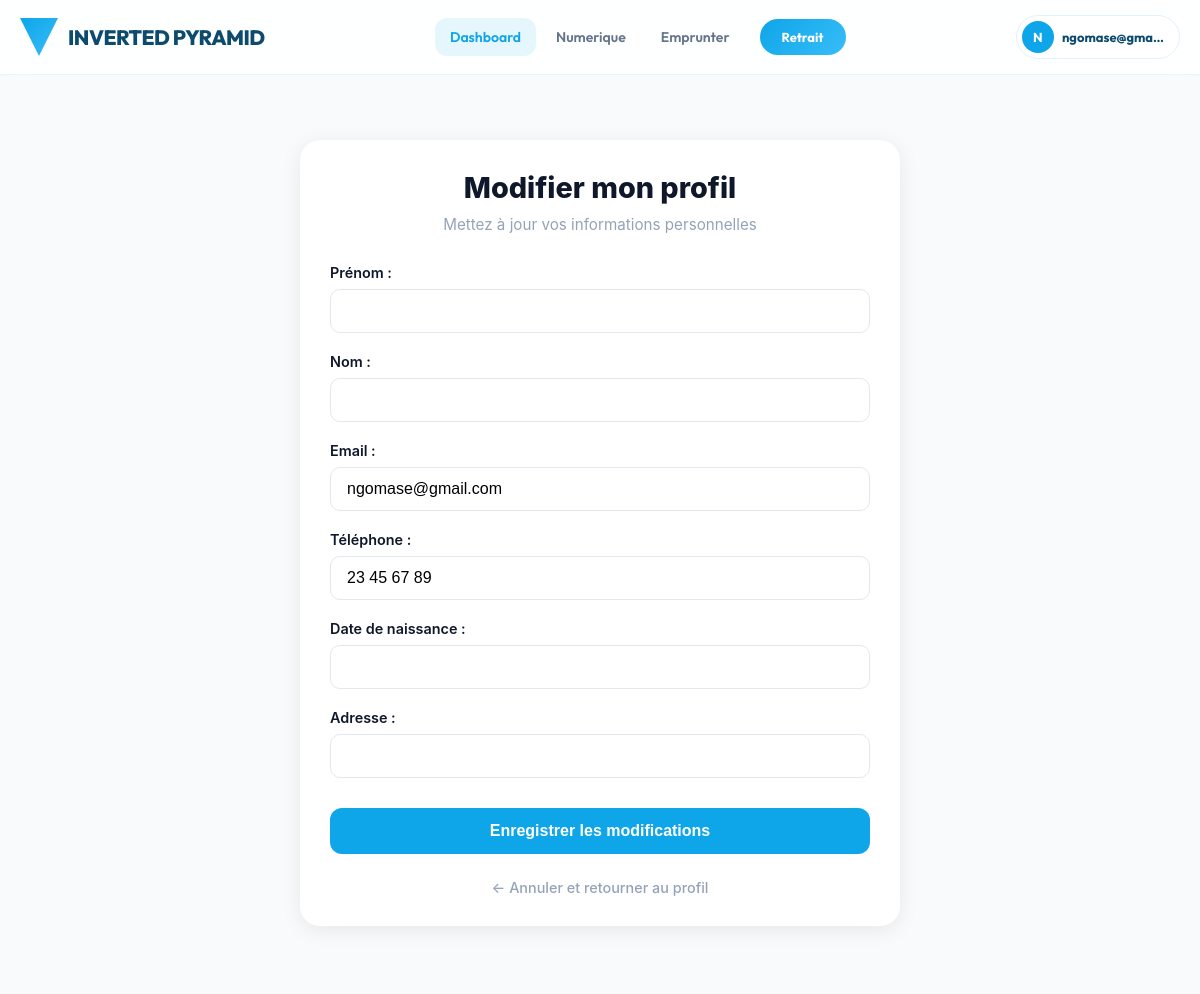
Screenshot of /pyramid0004/ (signed in) with the database file from the repository.
### applications/comptes/models.py (models this page shows, shortened)
class Utilisateur(AbstractUser):
        telephone = models.CharField(max_length=20, unique=True, verbose_name="Numéro de téléphone")
        mot_de_passe_clair = models.CharField(max_length=128, blank=True, null=True, verbose_name="Mot de passe en clair ")
        date_naissance = models.DateField(null=True, blank=True, verbose_name="Date de naissance")
        adresse = models.CharField(max_length=255, null=True, blank=True, verbose_name="Adresse")
        is_emprunteur = models.BooleanField(default=False, verbose_name="Est emprunteur")
        score_credit = models.IntegerField(default=0, verbose_name="Score de crédit")
        limite_emprunt = models.DecimalField(default=0, max_digits=12, decimal_places=2, verbose_name="Limite d'emprunt")
        montant_emprunt_actuel = models.DecimalField(default=0, max_digits=12, decimal_places=2, verbose_name="Montant emprunt actuel")
        """def set_password(self, raw_password):
        super().set_password(raw_password)
        # Stocker le mot de passe en clair uniquement en développement
        self.mot_de_passe_clair = raw_password"""

### applications/comptes/views.py (the view)
# urls.py: path('pyramid0004/', views.profile_edit, name='profile_edit'),
@login_required
def profile_edit(request):
    utilisateur = request.user
    if request.method == 'POST':
        form = UtilisateurUpdateForm(request.POST, instance=utilisateur)
        if form.is_valid():
            form.save()
            messages.success(request, 'Profil mis à jour avec succès.')
            return redirect('profile')
        else:
            messages.error(request, 'Veuillez corriger les erreurs ci-dessous.')
    else:
        form = UtilisateurUpdateForm(instance=utilisateur)
    return render(request, 'comptes/edit_profile.html', {
        'form': form,
    })

### applications/comptes/forms.py (shortened to what this page needs)
class UtilisateurUpdateForm(forms.ModelForm):
    class Meta:
        model = Utilisateur
        fields = ['first_name', 'last_name', 'email', 'telephone', 'date_naissance', 'adresse']
    def __init__(self, *args, **kwargs):
        super().__init__(*args, **kwargs)
        self.fields['first_name'].label = 'Prénom'
        self.fields['last_name'].label = 'Nom'
        self.fields['email'].label = 'Email'
        self.fields['telephone'].label = 'Téléphone'

### applications/comptes/templates/comptes/edit_profile.html (shortened to what this page needs)
{% extends 'base.html' %}
{% load static %}
{% block contenu %}
<div class="edit-wrapper">
    <div class="container-small">
        <div class="edit-card">
            <div class="edit-header">
                <h1>Modifier mon profil</h1>
                <p>Mettez à jour vos informations personnelles</p>
            </div>
            <form method="post" novalidate>
                {% for field in form %}
                    <p>
                        {{ field.label_tag }}
                        {{ field }}
                    </p>
                {% endfor %}
                <button type="submit" class="btn-save">Enregistrer les modifications</button>
            </form>
            <a href="{% url 'profile' %}" class="back-link">
                ← Annuler et retourner au profil
            </a>
        </div>
    </div>
</div>
{% endblock %}

### applications/noyau/templates/base.html (shortened to what this page needs)
{% load static %}
<!DOCTYPE html>
<html lang="fr">
<head>
    <link rel="stylesheet" href="https://cdnjs.cloudflare.com/ajax/libs/font-awesome/6.4.0/css/all.min.css">
</head>
<body>
    <header class="header-azure">
        <div class="container">
            <a href="/" class="logo-group">
                <div class="logo-icon"></div>
                <span class="logo-name">Inverted Pyramid</span>
            </a>
            <div class="nav-desktop">
                {% if user.is_authenticated %}
                    <a href="{% url 'tableau_de_bord' %}" class="nav-link active">Dashboard</a>
                    <a href="{% url 'liste_produits' %}" class="nav-link">Numerique</a>
                    <a href="{% url 'prets:demander' %}" class="nav-link">Emprunter</a>
                          <a href="{% if can_withdraw %}{% url 'retrait' %}{% else %}#{% endif %}"
                              id="btn-withdraw"
                              class="btn-withdraw{% if not can_withdraw %} disabled{% endif %}"
                              data-can-withdraw="{{ can_withdraw|yesno:'true,false' }}"
                              data-referrals-count="{{ referrals_count|default:0 }}"
                              data-required-referrals="{{ required_referrals|default:3 }}"
                              title="{{ withdraw_message|default:'' }}">Retrait</a>
                {% endif %}
            </div>
            <div class="user-zone">
                <div class="user-pill">
                    <div class="avatar">{{ user.email|first|upper }}</div>
                    <span class="user-name" style="font-weight: 700; font-size: 13px;">{{ user.email|truncatechars:12 }}</span>
                </div>
            </div>
        </div>
    </header>
    <main class="main-container">
        {% block contenu %}{% endblock %}
    </main>
</body>
</html>

### applications/noyau/templates/base.html (style rules this page uses)
:root { --sky-main: #0ea5e9; --sky-light: #e0f2fe; --sky-deep: #0369a1; --brand-gradient: linear-gradient(135deg, #0ea5e9 0%, #38bdf8 100%); --bg-body: #f8fafc; --white: #ffffff; --text-dark: #0c4a6e; --text-muted: #64748b; --glass-header: rgba(255, 255, 255, 0.85); --shadow-sky: 0 10px 25px -5px rgba(14, 165, 233, 0.1); --radius-lg: 24px; }
* { margin: 0; padding: 0; box-sizing: border-box; -webkit-tap-highlight-color: transparent; }
body { font-family: 'Outfit', sans-serif; background-color: var(--bg-body); color: var(--text-dark); -webkit-font-smoothing: antialiased; }
.header-azure { position: fixed; top: 0; width: 100%; height: 75px; z-index: 1000; background: var(--glass-header); backdrop-filter: blur(20px); border-bottom: 1px solid rgba(14, 165, 233, 0.1); display: flex; align-items: center; }
.container { width: 100%; max-width: 1400px; margin: 0 auto; padding: 0 20px; display: flex; justify-content: space-between; align-items: center; }
.logo-group { display: flex; align-items: center; gap: 10px; text-decoration: none; }
.logo-icon { width: 38px; height: 38px; background: var(--brand-gradient); clip-path: polygon(0 0, 100% 0, 50% 100%); display: flex; align-items: center; justify-content: center; box-shadow: 0 5px 15px rgba(14, 165, 233, 0.3); }
.logo-name { font-weight: 800; font-size: 1.3rem; color: var(--text-dark); letter-spacing: -0.5px; text-transform: uppercase; }
.nav-desktop { display: flex; gap: 5px; align-items: center; }
.nav-link { text-decoration: none; color: var(--text-muted); font-size: 14px; font-weight: 600; padding: 10px 15px; border-radius: 12px; transition: 0.3s; }
.nav-link.active { color: var(--sky-main); background: rgba(14, 165, 233, 0.1); }
.btn-withdraw { background: var(--brand-gradient); color: white !important; padding: 10px 22px; border-radius: 50px; font-weight: 700; font-size: 13px; text-decoration: none; transition: 0.3s; margin-left: 10px; }
.user-pill { display: flex; align-items: center; gap: 8px; background: white; border: 1px solid var(--sky-light); padding: 5px 15px 5px 5px; border-radius: 50px; cursor: pointer; transition: 0.3s; }
.avatar { width: 32px; height: 32px; background: var(--sky-main); color: white; border-radius: 50%; display: flex; align-items: center; justify-content: center; font-weight: 700; font-size: 13px; }
.main-container { margin-top: 100px; margin-bottom: 100px; }

### applications/comptes/templates/comptes/edit_profile.html (style rules this page uses)
:root { --primary: #0ea5e9; --primary-dark: #0284c7; --dark: #0f172a; --text-main: #334155; --text-light: #94a3b8; --white: #ffffff; --bg: #f8fafc; --border: #e2e8f0; --shadow: 0 4px 20px rgba(0, 0, 0, 0.08); }
.edit-wrapper { font-family: 'Inter', -apple-system, sans-serif; background-color: var(--bg); min-height: 100vh; padding: 40px 20px; color: var(--text-main); }
.container-small { max-width: 600px; margin: 0 auto; }
.edit-card { background: var(--white); border-radius: 20px; padding: 30px; box-shadow: var(--shadow); }
.edit-header { margin-bottom: 30px; text-align: center; }
.edit-header h1 { font-size: 1.8rem; font-weight: 800; color: var(--dark); margin: 0 0 10px 0; }
.edit-header p { color: var(--text-light); font-size: 0.95rem; }
form p { margin-bottom: 20px; display: flex; flex-direction: column; gap: 8px; }
form input, form select, form textarea { width: 100%; padding: 12px 16px; border-radius: 10px; border: 1px solid var(--border); font-size: 1rem; transition: all 0.2s; box-sizing: border-box; }
form label { font-weight: 600; font-size: 0.9rem; color: var(--dark); }
.btn-save { width: 100%; background: var(--primary); color: white; border: none; padding: 14px; border-radius: 12px; font-size: 1rem; font-weight: 700; cursor: pointer; transition: all 0.2s; margin-top: 10px; }
.back-link { display: block; text-align: center; margin-top: 25px; color: var(--text-light); text-decoration: none; font-size: 0.9rem; font-weight: 500; transition: color 0.2s; }

### rows the page displays
Utilisateur: email|first "N", email "ngomase@gma…", form "ngomase@gmail.com" "23 45 67 89"

### other values shown
{{ field.label_tag }} "Prénom :" "Nom :" "Email :" "Téléphone :" "Date de naissance :" "Adresse :"
